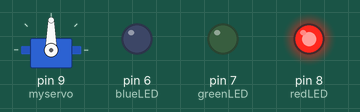
This sketch was run on a simulated Arduino Uno, built for the host (arithmetic inside an expression is 32-bit, double 64-bit). On the bench: servo, output pins drawn as LEDs (lit = HIGH).

Above: at 0.1 s.
At 1.1 s:
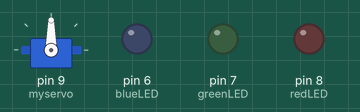
At 18.1 s:
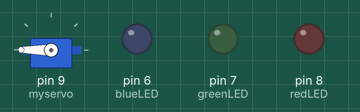
At 35.2 s:
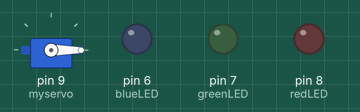
Timing chart, 0 to 40.0 s (numbered marks = the images above):
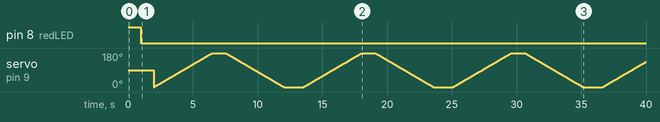

Measured:
- by itself, pin 8 (redLED): LOW → HIGH at 0.00 s, → LOW 1.0 s later

The sketch:

Pet_Feeder.ino
```cpp
#include <Servo.h>
#include "RTClib.h"

#define greenLED 7
#define blueLED 6
#define redLED 8

Servo myservo;
RTC_Millis rtc;

int pos = 0;
int firstTime = 0;
int cnt = 1;
int mins = 0;

bool dispensing = true;

void setup() {
  ///Serial.begin(9600);
  rtc.begin(DateTime(F(__DATE__), F(__TIME__)));
  rtc.adjust(DateTime(2021, 8, 15, 15, 5, 0));  //set (year, month, day, hour, minutes, seconds)
  pinMode(greenLED,OUTPUT);
  pinMode(blueLED,OUTPUT);
  pinMode(redLED,OUTPUT);
  myservo.attach(9);
  myservo.detach();
}

void loop() {
  runningLED();
  DateTime now = rtc.now();
  for(int i = 0;i <= 4;i++){
    if(now.hour() == 6 * i + firstTime && now.minute() == mins){
    ///Serial.println("dispensing food");
      dispensing = true;
    }
  }
  while(dispensing == true){
    getFood();
    dispenseLED();
    if(cnt == 10){
      cnt = 0;
      dispensing = false;
    }
    cnt++;
  }
  delay(1000);
}

void runningLED(){
  digitalWrite(redLED,HIGH);
  delay(1000);
  digitalWrite(redLED,LOW);
  delay(1000);
}
void dispenseLED(){
  digitalWrite(dispenseLED,HIGH);
  delay(500);
  digitalWrite(dispenseLED,LOW);
}
void getFood(){
  myservo.attach(9);
  // recieve food from feeder
  for (pos = 0; pos <= 180; pos += 1) {
    myservo.write(pos);
    delay(25);
  }
  delay(1000);
  // dispense food from feed disc
  for (pos = 180; pos >= 0; pos -= 1) {
    myservo.write(pos);
    delay(25);
  }
  delay(1000);
  myservo.detach();
}
```
